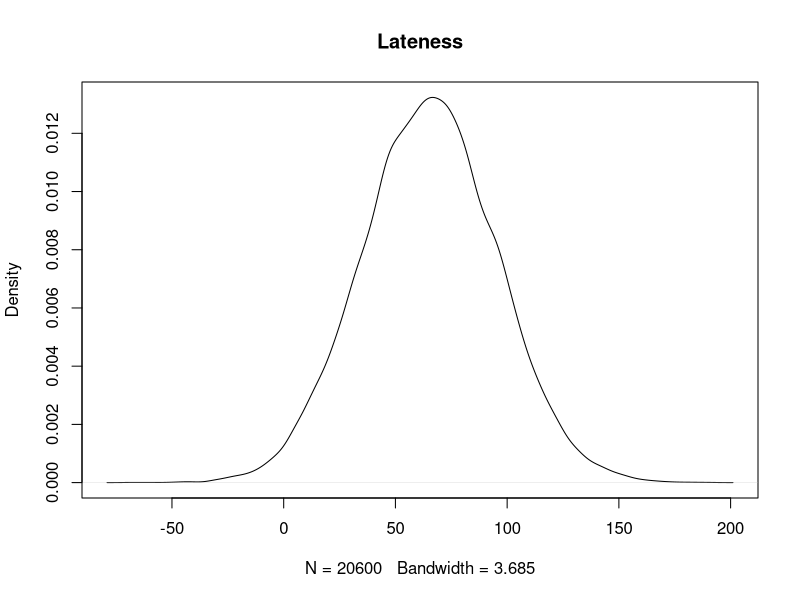
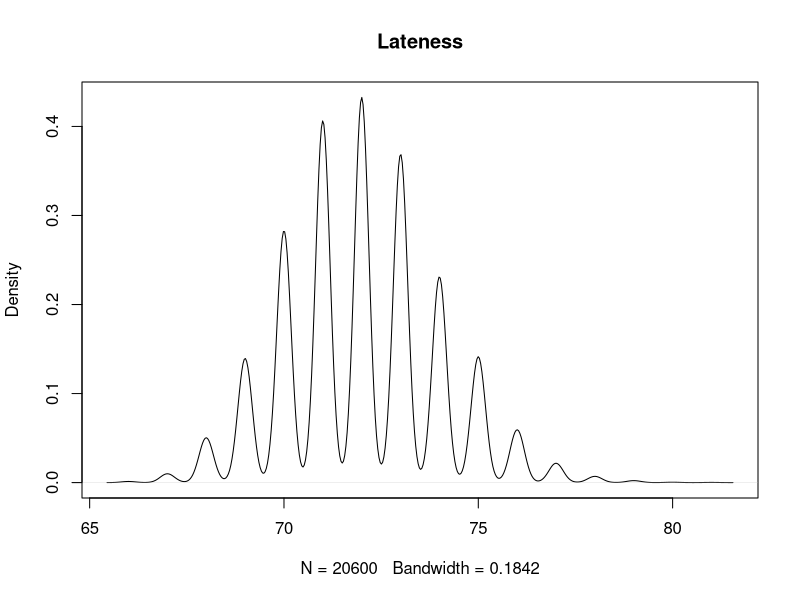
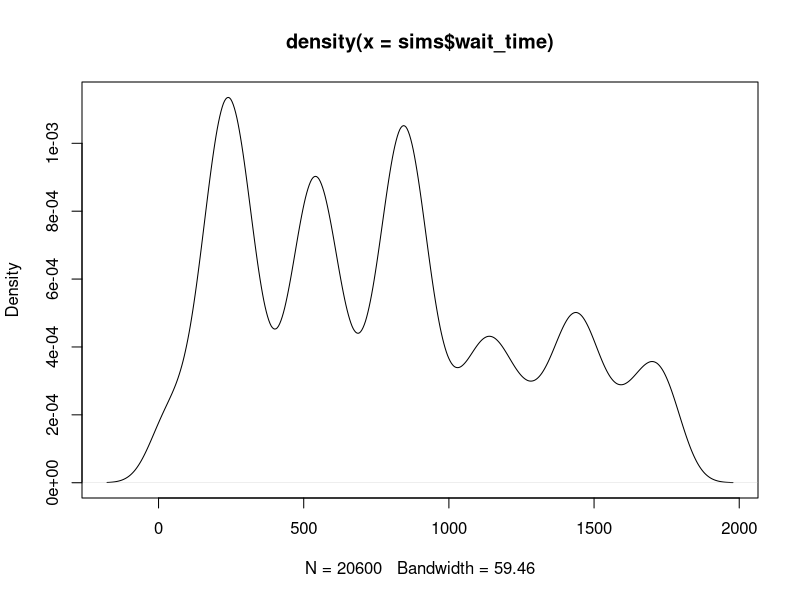
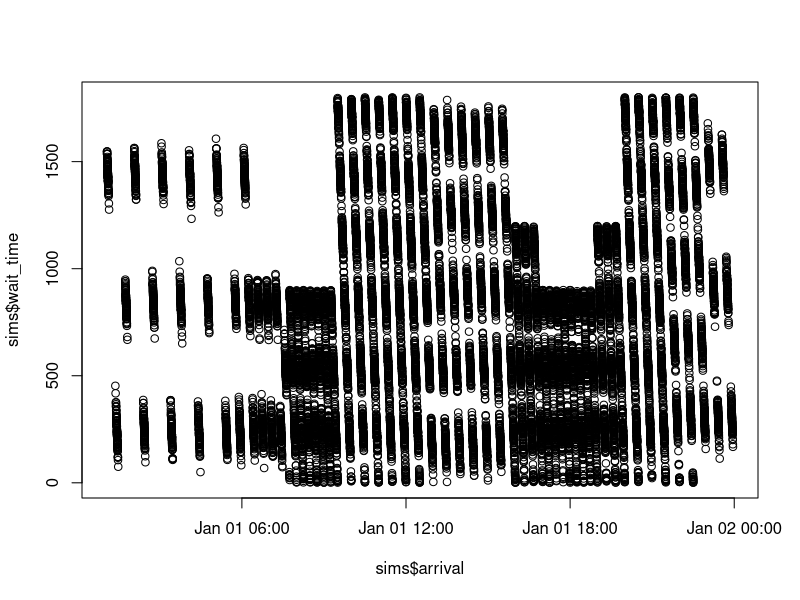

Write R code to recreate these figures, in order.
## ---- chunk 1
knitr::opts_chunk$set(echo = TRUE)
## ---- chunk 2
start_time <- as.POSIXct("2018-01-01 01:04:00")
# train is every 20 minutes until 5:40ish
diff <- 60*20
times <- NULL
for(i in 1:15){
  if(i == 1){
    times[i] <- start_time
  } else {
    prev <- i - 1
  times[i] <- times[prev] + diff
  }
}
# train is every 10 minutes until 7:25ish
diff <- 60*10
for(i in 16:27){
  prev <- i - 1
  times[i] <- times[prev] + diff
}
# train is every 4-6 minutes until 12:25ish (will go with 5 mins)
diff <- 60*5
for(i in 28:88){
  prev <- i - 1
  times[i] <- times[prev] + diff
}
# train is every 6 minutes until 3:51ish
diff <- 60*6
for(i in 89:119){
  prev <- i - 1
  times[i] <- times[prev] + diff
}
# train is every 4-6 minutes until 9:37ish (pm) (will go with 5 mins)
diff <- 60*5
for(i in 119:187){
  prev <- i - 1
  times[i] <- times[prev] + diff
}
# train is every 6 minutes until 11ish
diff <- 60*6
for(i in 187:200){
  prev <- i - 1
  times[i] <- times[prev] + diff
}
# train is every 10 minutes till 12:50ish
diff <- 60*10
for(i in 201:206){
  prev <- i - 1
  times[i] <- times[prev] + diff
}
# convert back to POSIX
class(times) <- c('POSIXt', 'POSIXct')
## ---- chunk 3
ferry_start <- as.POSIXct("2018-01-01 00:00:00")
# every half hour until 6:30 (then goes to 6:50)
diff <- 60*30
ferry_times <- NULL
for(i in 1:14){
  if(i == 1){
    ferry_times[i] <- ferry_start
  } else {
    prev <- i - 1
  ferry_times[i] <- ferry_times[prev] + diff
  }
}
# next 3 are every 20 minutes
diff <- 60*20
for(i in 15:17){
  prev <- i - 1
  ferry_times[i] <- ferry_times[prev] + diff
}
# every 15 minutes
diff <- 60*15
for(i in 18:25){
  prev <- i - 1
  ferry_times[i] <- ferry_times[prev] + diff
    
}
# every 30 minutes
diff <- 60*30
for(i in 26:38){
  prev <- i - 1
  ferry_times[i] <- ferry_times[prev] + diff
}
# every 20 minutes
diff <- 60*20
for(i in 39:41){
  prev <- i - 1
  ferry_times[i] <- ferry_times[prev] + diff
}
# every 15 minutes
diff <- 60*15
for(i in 42:49){
  prev <- i - 1
  ferry_times[i] <- ferry_times[prev] + diff
}
# every 20 minutes
diff <- 60*20
for(i in 50:52){
  prev <- i - 1
  ferry_times[i] <- ferry_times[prev] + diff
}
# every 30 minutes
diff <- 60*30
for(i in 53:60){
  prev <- i - 1
  ferry_times[i] <- ferry_times[prev] + diff
}
# Convert back to time
class(ferry_times) <- c('POSIXt', 'POSIXct')
## ---- chunk 4
norm_sims <- function(days,noise_mean, noise_sd, seed){
  # Initiate data frame
  data <- NULL
  # Create timestamps for given # of days
  data$schedule <- rep(times,days)
  # Add in the day id
  data$dayid <- rep(1:days, each = length(times))
  
  # Create the noise term (in seconds)
  set.seed(seed)
  data$noise <- rnorm(length(data$schedule),noise_mean,noise_sd)
  # Round for time 
  data$noise <- round(data$noise,0)
  
  # Create updated arrival time
  data$arrival <- data$schedule + data$noise
  
  # return the data
  return(as.data.frame(data))
}
## ---- chunk 5
sim1 <- norm_sims(days = 100, noise_mean = 65, noise_sd = 30, seed = 10314)

summary(sim1$noise)
plot(density(sim1$noise), main = "Lateness")
## ---- chunk 6
beta_sims <- function(days,noise_beta, noise_alpha, seed){
  # Initiate data frame
  data <- NULL
  # Create timestamps for given # of days
  data$schedule <- rep(times,days)
  # Add in the day id
  data$dayid <- rep(1:days, each = length(times))
  
  # Create the noise term (in seconds)
  set.seed(seed)
  data$noise <- rbeta(length(data$schedule),shape2 = noise_beta,shape1 = noise_alpha)
   # Convert to seconds
  data$noise <- data$noise*60 + 60
  # Round for time 
  data$noise <- round(data$noise,0)

  # Create updated arrival time
  data$arrival <- data$schedule + data$noise
  
  # return the data
  return(as.data.frame(data))
}
## ---- chunk 7
sim1 <- beta_sims(days = 100, noise_beta = 120, noise_alpha = 30, seed = 10314)

summary(sim1$noise)
plot(density(sim1$noise), main = "Lateness")
## ---- chunk 8
sims <- norm_sims(days = 100, noise_mean = 120, noise_sd = 60, seed = 10314)

# there are 288 scheduled arrivals a day. want to find next ferry, get time difference between train arrival and next ferry

# find the closest ferry
closest_ferry <- lapply(sims$arrival, FUN = function(x) min(which((ferry_times - x)>0)))
closest_ferry <- unlist(closest_ferry)
# add to data frame
sims$closest_ferry <- closest_ferry

# get ferry time stamp
ferry_timestamp <- lapply(sims$closest_ferry, FUN = function(x)ferry_times[x])
ferry_timestamp <- unlist(ferry_timestamp)
sims$ferry_departure <- ferry_timestamp
class(sims$ferry_departure) <- c('POSIXt', 'POSIXct')

# get wait times
sims$wait_time <- as.numeric(sims$ferry_departure - sims$arrival)
summary(sims$wait_time)

# graph it
plot(density(sims$wait_time))
plot(y = sims$wait_time, x = sims$arrival)

# get the scheduled wait times and predicted ferries
sims$wait_time_predicted <- as.numeric(sims$ferry_departure - sims$schedule)*60

sims$closest_ferry_predicted <- unlist(lapply(sims$schedule, FUN = function(x) min(which((ferry_times - x)>0))))

sims$ferry_predicted <- unlist(lapply(sims$closest_ferry, FUN = function(x)ferry_times[x]))

class(sims$ferry_predicted) <- c('POSIXt', 'POSIXct')

# % different from their actual connections?
sum(sims$closest_ferry==sims$closest_ferry_predicted)/dim(sims)[1]
## ---- chunk 9
get_wait <- function(data){
  ## Step 1: Find the closest ferry
  closest_ferry <- unlist(lapply(data$arrival, FUN = function(x) min(which((ferry_times - x)>0))))

  data$closest_ferry <- closest_ferry
  
  ## Step 2: Get ferry time stamp
  ferry_timestamp <- unlist(lapply(data$closest_ferry, FUN = function(x)ferry_times[x]))
  data$ferry_departure <- ferry_timestamp
  class(data$ferry_departure) <- c('POSIXt', 'POSIXct')
  
  ## Step 3: Obtain wait times
  data$wait_time <- as.numeric(data$ferry_departure - data$arrival)

  ## Step 4: Obtain scheduled wait times
  data$wait_time_predicted <- as.numeric(data$ferry_departure - data$schedule)*60
  
  ## Step 5: Obtain scheduled closest ferries
  data$closest_ferry_predicted <- unlist(lapply(data$schedule, FUN = function(x) min(which((ferry_times - x)>0))))

  ## Step 6: Get the predicted ferry connections
  data$ferry_predicted <- unlist(lapply(data$closest_ferry, FUN = function(x)ferry_times[x]))

class(data$ferry_predicted) <- c('POSIXt', 'POSIXct')

return(data)
}
## ---- chunk 10
sims_results <- get_wait(sims)

summary(sims_results$wait_time)
# % different from their actual connections?
sum(sims_results$closest_ferry==sims_results$closest_ferry_predicted)/dim(sims_results)[1]
